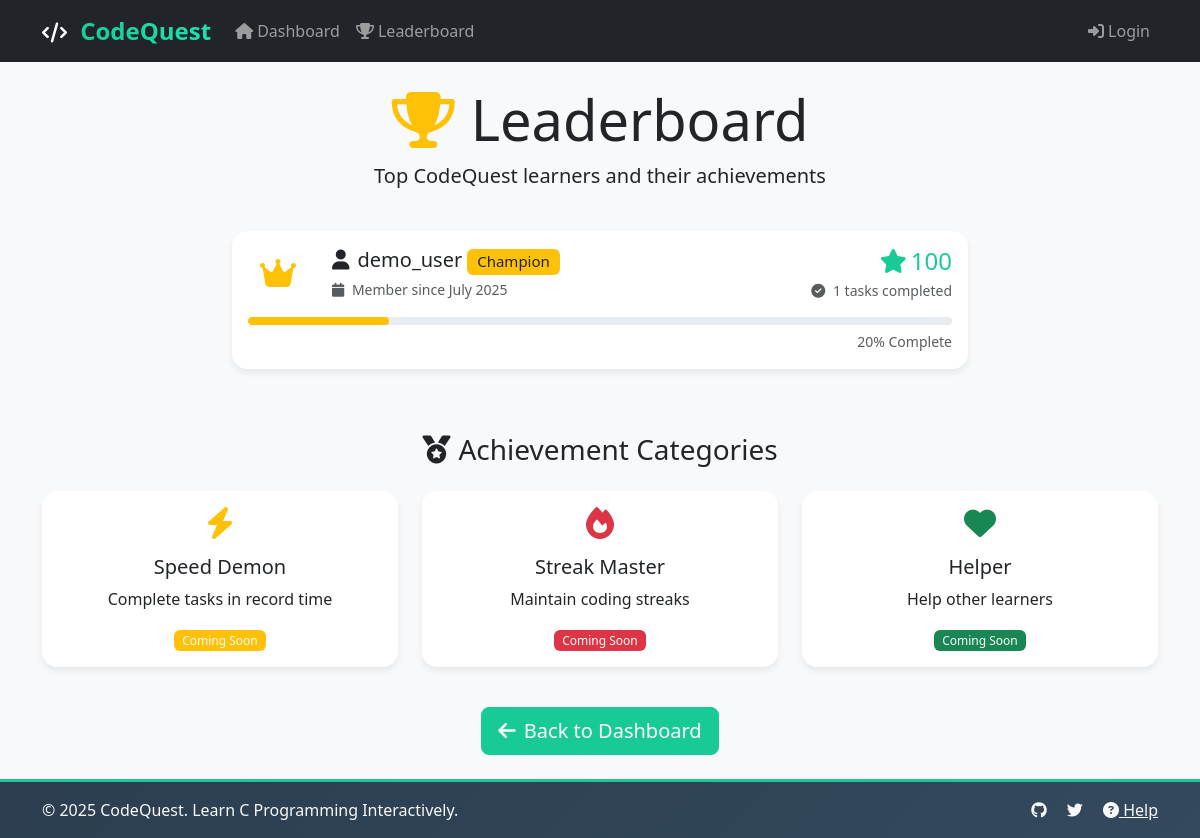
The app's page /leaderboard with its own data.
### models.py (models this page shows)
class User(UserMixin, db.Model):
    id = db.Column(db.Integer, primary_key=True)
    username = db.Column(db.String(64), unique=True, nullable=False)
    email = db.Column(db.String(120), unique=True, nullable=False)
    password_hash = db.Column(db.String(256))
    total_score = db.Column(db.Integer, default=0)
    completed_tasks = db.Column(db.Integer, default=0)
    created_at = db.Column(db.DateTime, default=datetime.utcnow)
    progress = db.relationship('UserProgress', backref='user', lazy=True)

### routes.py (the view)
@app.route('/leaderboard')
def leaderboard():
    top_users = User.query.order_by(User.total_score.desc()).limit(10).all()
    return render_template('leaderboard.html', users=top_users)

### templates/leaderboard.html (shortened to what this page needs)
{% extends "base.html" %}
{% block content %}
<div class="container py-4">
    <div class="row mb-4">
        <div class="col-12">
            <div class="text-center">
                <h1 class="display-4">
                    <i class="fas fa-trophy text-warning me-3"></i>Leaderboard
                </h1>
                <p class="lead">Top CodeQuest learners and their achievements</p>
            </div>
        </div>
    </div>
    <div class="row justify-content-center">
        <div class="col-lg-8">
            {% if users %}
                {% for user in users %}
                <div class="card mb-3 leaderboard-card {% if loop.index == 1 %}border-warning{% elif loop.index == 2 %}border-secondary{% elif loop.index == 3 %}border-info{% endif %}">
                    <div class="card-body">
                        <div class="row align-items-center">
                            <div class="col-auto">
                                <div class="rank-badge {% if loop.index == 1 %}text-warning{% elif loop.index == 2 %}text-secondary{% elif loop.index == 3 %}text-info{% else %}text-muted{% endif %}">
                                    {% if loop.index == 1 %}
                                        <i class="fas fa-crown fa-2x"></i>
                                    {% elif loop.index == 2 %}
                                        <i class="fas fa-medal fa-2x"></i>
                                    {% elif loop.index == 3 %}
                                        <i class="fas fa-award fa-2x"></i>
                                    {% else %}
                                        <span class="h2">#{{ loop.index }}</span>
                                    {% endif %}
                                </div>
                            </div>
                            <div class="col">
                                <div class="d-flex justify-content-between align-items-center">
                                    <div>
                                        <h5 class="mb-1">
                                            <i class="fas fa-user me-2"></i>{{ user.username }}
                                            {% if loop.index <= 3 %}
                                                {% if loop.index == 1 %}
                                                    <span class="badge bg-warning text-dark">Champion</span>
                                                {% elif loop.index == 2 %}
                                                    <span class="badge bg-secondary">Runner-up</span>
                                                {% elif loop.index == 3 %}
                                                    <span class="badge bg-info">Third Place</span>
                                                {% endif %}
                                            {% endif %}
                                        </h5>
                                        <div class="text-muted small">
                                            <i class="fas fa-calendar me-1"></i>
                                            Member since {{ user.created_at.strftime('%B %Y') }}
                                        </div>
                                    </div>
                                    <div class="text-end">
                                        <div class="h4 text-primary mb-1">
                                            <i class="fas fa-star me-1"></i>{{ user.total_score }}
                                        </div>
                                        <div class="text-muted small">
                                            <i class="fas fa-check-circle me-1"></i>
                                            {{ user.completed_tasks }} tasks completed
                                        </div>
                                    </div>
                                </div>
                            </div>
                        </div>
                        <div class="row mt-3">
                            <div class="col-12">
                                <div class="progress" style="height: 8px;">
                                    {% set max_tasks = 5 %}
                                    {% set progress_percent = ((user.completed_tasks / max_tasks) * 100)|round|int if max_tasks > 0 else 0 %}
                                    <div class="progress-bar
                                        {% if loop.index == 1 %}bg-warning{% elif loop.index == 2 %}bg-secondary{% elif loop.index == 3 %}bg-info{% else %}bg-primary{% endif %}"
                                         role="progressbar"
                                         style="width: {{ progress_percent }}%;"
                                         aria-valuenow="{{ progress_percent }}"
                                         aria-valuemin="0"
                                         aria-valuemax="100">
                                    </div>
                                </div>
                                <div class="text-end mt-1">
                                    <small class="text-muted">{{ progress_percent }}% Complete</small>
                                </div>
                            </div>
                        </div>
                    </div>
                </div>
                {% endfor %}
            {% endif %}
        </div>
    </div>
    <div class="row mt-5">
        <div class="col-12">
            <h3 class="text-center mb-4">
                <i class="fas fa-medal me-2"></i>Achievement Categories
            </h3>
        </div>
    </div>
    <div class="row">
        <div class="col-md-4 mb-3">
            <div class="card text-center">
                <div class="card-body">
                    <i class="fas fa-bolt text-warning fa-2x mb-3"></i>
                    <h5 class="card-title">Speed Demon</h5>
                    <p class="card-text">Complete tasks in record time</p>
                    <span class="badge bg-warning">Coming Soon</span>
                </div>
            </div>
        </div>
        <div class="col-md-4 mb-3">
            <div class="card text-center">
                <div class="card-body">
                    <i class="fas fa-fire text-danger fa-2x mb-3"></i>
                    <h5 class="card-title">Streak Master</h5>
                    <p class="card-text">Maintain coding streaks</p>
                    <span class="badge bg-danger">Coming Soon</span>
                </div>
            </div>
        </div>
        <div class="col-md-4 mb-3">
            <div class="card text-center">
                <div class="card-body">
                    <i class="fas fa-heart text-success fa-2x mb-3"></i>
                    <h5 class="card-title">Helper</h5>
                    <p class="card-text">Help other learners</p>
                    <span class="badge bg-success">Coming Soon</span>
                </div>
            </div>
        </div>
    </div>
    <div class="row mt-4">
        <div class="col-12 text-center">
            <a href="{{ url_for('index') }}" class="btn btn-primary btn-lg">
                <i class="fas fa-arrow-left me-2"></i>Back to Dashboard
            </a>
        </div>
    </div>
</div>
{% endblock %}

### static/css/style.css (style rules this page uses)
:root { --primary-color: #18CB96; --secondary-color: #2c3e50; --success-color: #27ae60; --warning-color: #f39c12; --danger-color: #e74c3c; --info-color: #3498db; --light-color: #ecf0f1; --dark-color: #2c3e50; }
body { font-family: 'Segoe UI', Tahoma, Geneva, Verdana, sans-serif; background-color: #f8f9fa; min-height: 100vh; display: flex; flex-direction: column; }
.btn-primary { background-color: var(--primary-color); border-color: var(--primary-color); }
.text-primary { color: var(--primary-color) !important; }
.leaderboard-card { border-radius: 15px; transition: transform 0.3s ease, box-shadow 0.3s ease; }
.rank-badge { min-width: 60px; text-align: center; }
.card { border: none; border-radius: 15px; box-shadow: 0 4px 6px rgba(0,0,0,0.07); transition: all 0.3s ease; }
.btn { border-radius: 8px; font-weight: 500; transition: all 0.3s ease; }
.progress { border-radius: 10px; background-color: #e9ecef; }
.progress-bar { border-radius: 10px; transition: width 0.6s ease; }
.badge { border-radius: 6px; font-weight: 500; }

### records on screen
User: username "demo_user", created_at "July 2025", total_score "100", completed_tasks "1", progress_percent "20"
